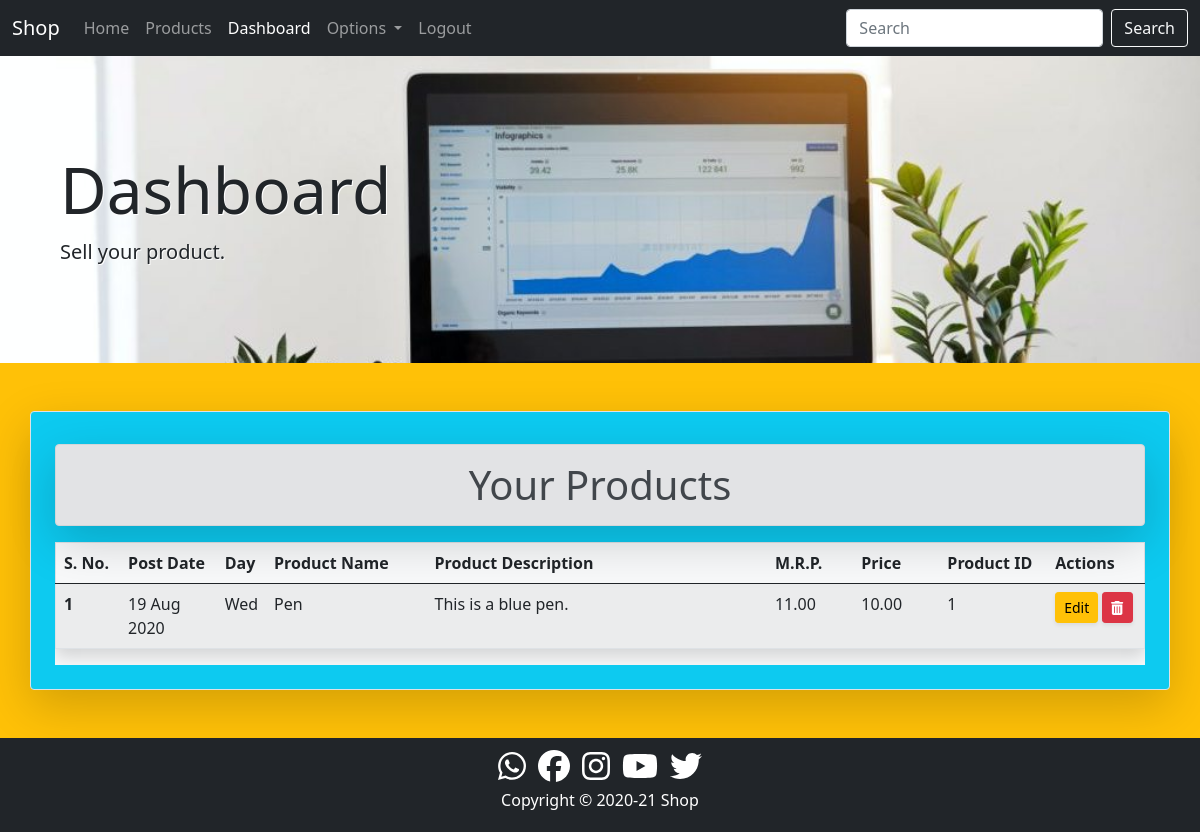
The page /dashboard/ (signed in) on the database as committed earlier.
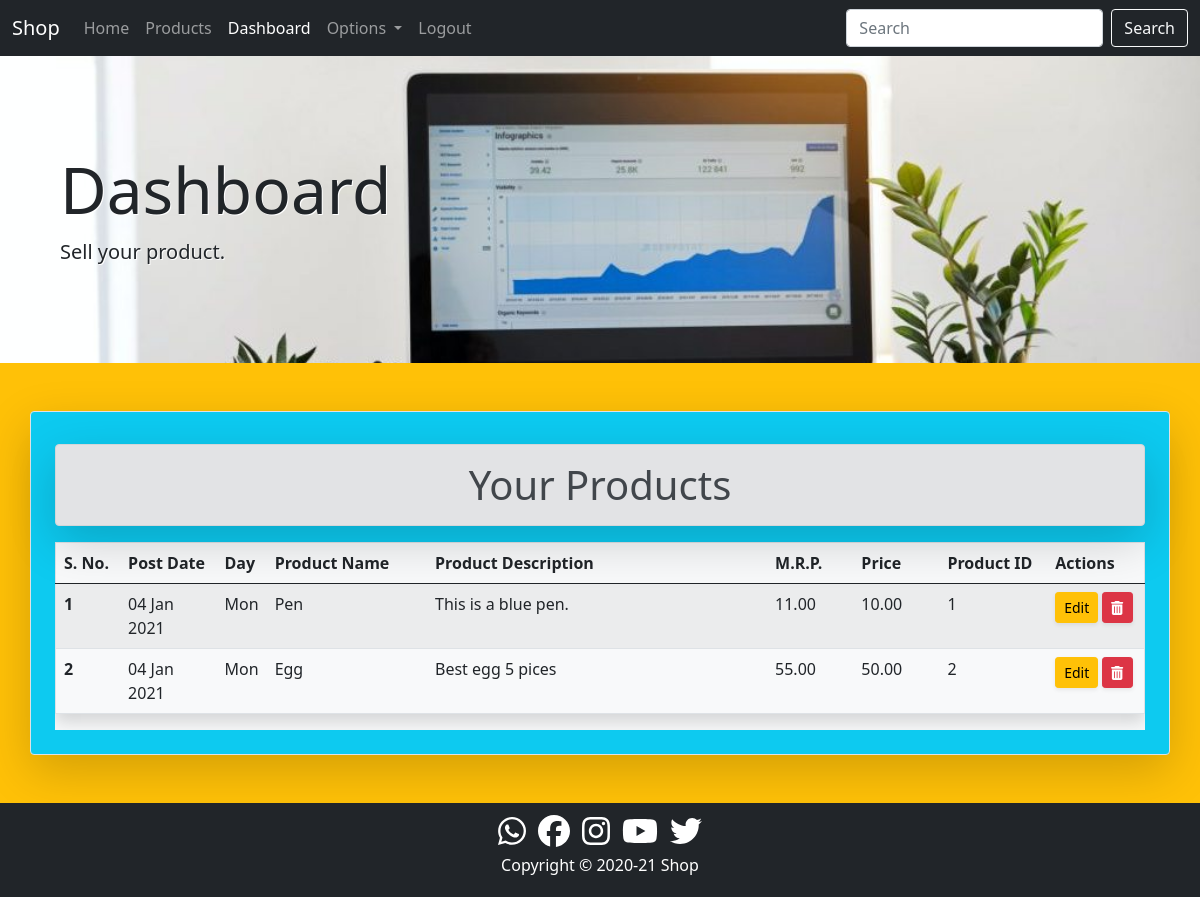
The same page on the database as committed later.
### product/models.py (models this page shows, shortened)
class Product(models.Model):
    seller=models.ForeignKey(User,on_delete=models.CASCADE)
    title=models.CharField(max_length=50)
    date=models.DateField()
    description=models.TextField(max_length=500)
    mrp=models.DecimalField(decimal_places=2,max_digits=7)
    selling_price=models.DecimalField(decimal_places=2,max_digits=10)
    location=models.CharField(max_length=50)

### core/views.py (the view)
# urls.py: path('dashboard/', views.DashboardView.as_view(),name='dashboard'),
@method_decorator(user_passes_test(lambda u: Group.objects.get(name='seller') in u.groups.all()),name='dispatch')
class DashboardView(ListView):
    model=Product
    template_name='core/dashboard.html'
    context_object_name='products'
    def get_queryset(self):
        return Product.objects.filter(seller=self.request.user)
    def get_context_data(self, **kwargs):
        context=super().get_context_data(**kwargs)
        context['dashboard_active']='active'
        context['dashboard_disabled']='disabled'
        return context

### core/templates/core/dashboard.html (shortened to what this page needs)
{% extends 'core/base.html' %}
{% block content %}
<div class="container-fluid p-5 dashboard shadow-lg">
    <div class="container my-5">
        <div>
            <h1 class="display-3">Dashboard</h1>
        </div>
        <div class="lead">
            <p>Sell your product.</p>
        </div>
    </div>
</div>
<div class="container-fluid bg-warning py-5">
    <div class="container p-4 shadow-lg border rounded bg-info">
        <h1 class="alert alert-secondary text-center mt-2 shadow-lg">Your Products</h1>
        {% if products %}
        <div class="table-responsive content-center-justify bg-light">
            <table class="table table-hover table-striped border shadow">
                <thead>
                    <tr>
                        <th style="width: 6%;" scope="col">S. No.</th>
                        <th style="width: 9%;" scope="col">Post Date</th>
                        <th style="width: 3%;" scope="col">Day</th>
                        <th style="width: 15%;" scope="col">Product Name</th>
                        <th style="width: 32%;" scope="col">Product Description</th>
                        <th style="width: 8%;" scope="col">M.R.P.</th>
                        <th style="width: 8%;" scope="col">Price</th>
                        <th style="width: 10%;" scope="col">Product ID</th>
                        <th style="width: 9%;" scope="col">Actions</th>
                    </tr>
                </thead>
                <tbody>
                    {% for product in products %}
                    <tr>
                        <th scope="row">{{forloop.counter }}</th>
                        <td>{{product.date|date:"d M Y"}}</td>
                        <td>{{product.date|date:"D"}}</td>
                        <td>{{product.title|capfirst}}</td>
                        <td>{{product.description|capfirst}}</td>
                        <td>{{product.mrp}}</td>
                        <td>{{product.selling_price}}</td>
                        <td>{{product.id}}</td>
                        <td>
                            <a class="btn btn-sm btn-warning shadow-sm" href="{% url 'edit' product.id %}">Edit</a>
                            <a class="btn btn-sm btn-danger shadow-sm" href="{% url 'delete' product.id %}"><i class="fas fa-trash-alt"></i></a>
                        </td>
                    </tr>
                    {% endfor %}
                </tbody>
            </table>
        </div>
        {% else %}
        <div class="h3 text-center alert alert-warning shadow">products not found</div>
        {% endif %}
    </div>
</div>
{% endblock content %}

Rows that differ between the two databases and show on the page:
changed Product "Pen": date "19 Aug 2020" → "04 Jan 2021"; date "Wed" → "Mon"
added Product: date "04 Jan 2021", date "Mon", title "Egg", description "Best egg 5 pices", mrp "55.00", selling_price "50.00", id "2"
